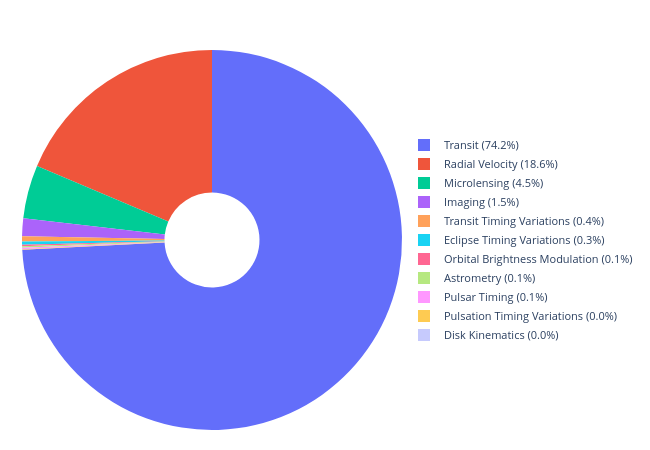

Write notebook code for a chart like this one.
### Markdown cell above
1992 and 1994 "pulsar planets"
dominance of larger planets later on: most used radial velocity method can detect up to certain size
Large Radiuses in 2014 and 2025
V2376 Ori b	2025		Young companion, uncertain physical radius
HD 100546 b	2014		Controversial, possible circumplanetary material

### Code cell
# method vs year of discovery:
df_method = df.dropna(subset=["disc_year", "discoverymethod"])
df_methods = df["discoverymethod"].value_counts()
percentages = df_methods / df_methods.sum() * 100

# Add percentages to legend labels
labels = [
    f"{method} ({percentage:.1f}%)"
    for method, percentage in percentages.items()
]

fig = px.pie(
    values=df_methods.values,
    names=labels,
   
)

fig.update_layout(
    width=650,
    height=450,
    legend=dict(
        x=1.0,
        y=0.5,
        xanchor="left",
        yanchor="middle",
        font=dict(size=11)
    ),
    margin=dict(l=20, r=100, t=50, b=20)
)

fig.update_traces(
    textinfo="none",
    hole=0.25
)




#fig = px.pie(values=df_methods,names=df_methods.index, title=("Disovery Methods"))
#fig.update_traces(
#    textposition='outside',
#    textinfo='label+percent',
#    pull=[0, 0, 0, 0, 0, 0, 0, 0] # Opcional: afasta fatias se quiser
#)

fig.show()
fig.write_image("../figures/discoveries_per_method.pdf")

### Figure 1 — Plotly figure (JSON) as saved in the notebook; plotly's stock layout.template omitted (floating-point values rounded to 4 significant figures)
{"data": [{"domain": {"x": [0, 1], "y": [0, 1]}, "hole": 0.25, "hovertemplate": "label=%{label}<br>value=%{value}<extra></extra>", "labels": ["Transit (74.2%)", "Radial Velocity (18.6%)", "Microlensing (4.5%)", "Imaging (1.5%)", "Transit Timing Variations (0.4%)", "Eclipse Timing Variations (0.3%)", "Orbital Brightness Modulation (0.1%)", "Astrometry (0.1%)", "Pulsar Timing (0.1%)", "Pulsation Timing Variations (0.0%)", "Disk Kinematics (0.0%)"], "legendgroup": "", "name": "", "showlegend": true, "textinfo": "none", "type": "pie", "values": [4799, 1205, 294, 98, 29, 17, 9, 8, 8, 2, 1]}], "layout": {"height": 450, "legend": {"font": {"size": 11}, "tracegroupgap": 0, "x": 1, "xanchor": "left", "y": 0.5, "yanchor": "middle"}, "margin": {"b": 20, "l": 20, "r": 100, "t": 50}, "width": 650}}
